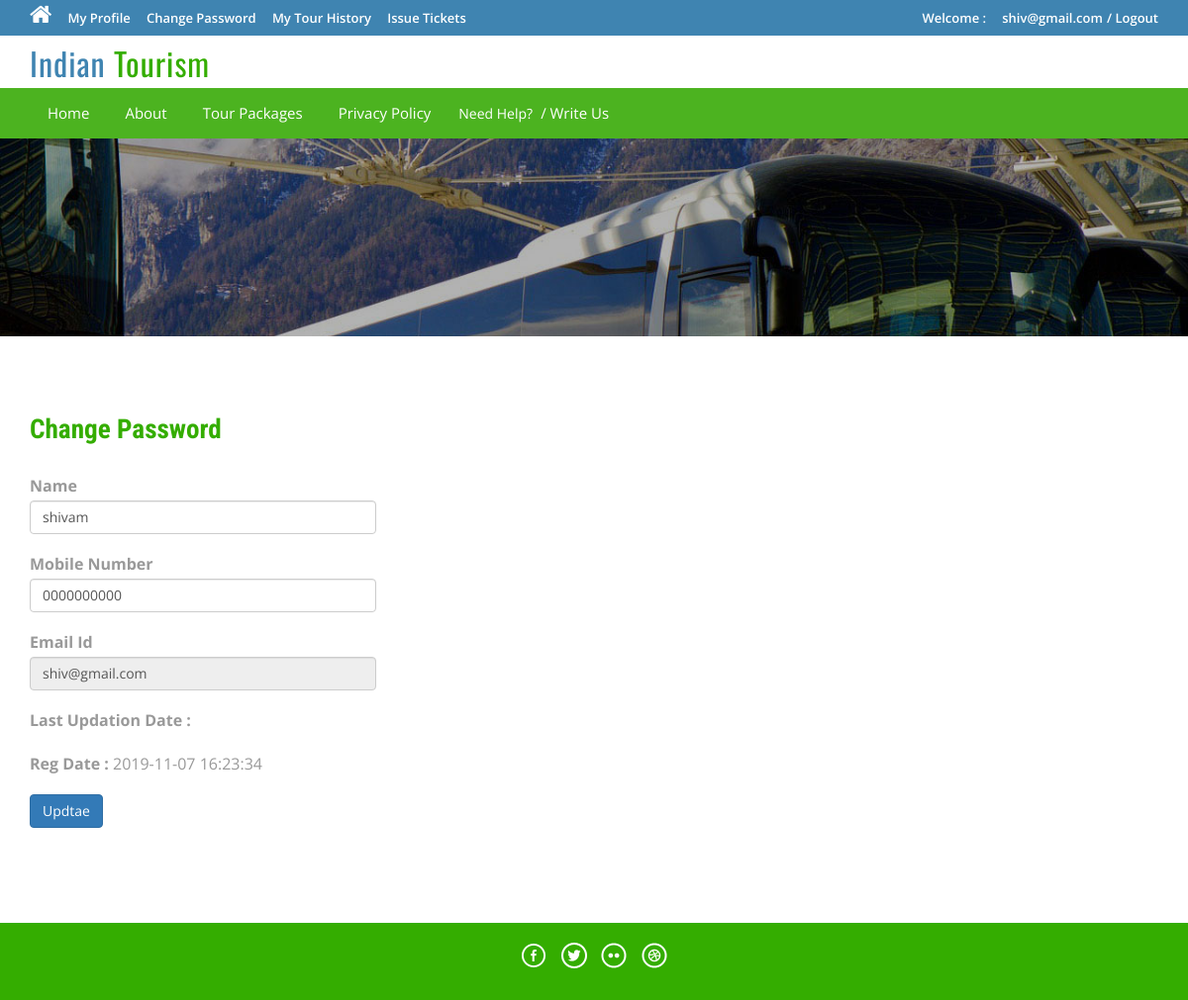
/tms/profile.php (signed in), run on the app's committed database.
### tables this page shows
CREATE TABLE `tblusers` (
  `id` int(11) NOT NULL,
  `FullName` varchar(100) DEFAULT NULL,
  `MobileNumber` char(10) DEFAULT NULL,
  `EmailId` varchar(70) DEFAULT NULL,
  `Password` varchar(100) DEFAULT NULL,
  `RegDate` timestamp NULL DEFAULT CURRENT_TIMESTAMP,
  `UpdationDate` timestamp NULL DEFAULT NULL ON UPDATE CURRENT_TIMESTAMP
);

### tms/profile.php (the view, shortened to what this page needs)
<?php
include('includes/config.php');
if(strlen($_SESSION['login'])==0)
	{
header('location:index.php');
}
else{
?>
<!DOCTYPE HTML>
<html>
<head>
<link href="css/bootstrap.css" rel='stylesheet' type='text/css' />
<link href="css/style.css" rel='stylesheet' type='text/css' />
<link href="css/font-awesome.css" rel="stylesheet">
<link href="css/animate.css" rel="stylesheet" type="text/css" media="all">
</head>
<body>
<div class="top-header">
<?php include('includes/header.php');?>
<div class="banner-1 ">
	<div class="container">
		<h1 class="wow zoomIn animated animated" data-wow-delay=".5s" style="visibility: visible; animation-delay: 0.5s; animation-name: zoomIn;"></h1>
	</div>
</div>
<div class="privacy">
	<div class="container">
		<h3 class="wow fadeInDown animated animated" data-wow-delay=".5s" style="visibility: visible; animation-delay: 0.5s; animation-name: fadeInDown;">Change Password</h3>
		<form name="chngpwd" method="post">
<?php
$useremail=$_SESSION['login'];
$sql = "SELECT * from tblusers where EmailId=:useremail";
$query = $dbh -> prepare($sql);
$query -> bindParam(':useremail',$useremail, PDO::PARAM_STR);
$query->execute();
$results=$query->fetchAll(PDO::FETCH_OBJ);
if($query->rowCount() > 0)
{
foreach($results as $result)
{	?>
	<p style="width: 350px;">
			<b>Name</b>  <input type="text" name="name" value="<?php echo htmlentities($result->FullName);?>" class="form-control" id="name" required="">
	</p>
<p style="width: 350px;">
<b>Mobile Number</b>
<input type="text" class="form-control" name="mobileno" maxlength="10" value="<?php echo htmlentities($result->MobileNumber);?>" id="mobileno"  required="">
</p>
<p style="width: 350px;">
<b>Email Id</b>
	<input type="email" class="form-control" name="email" value="<?php echo htmlentities($result->EmailId);?>" id="email" readonly>
			</p>
<p style="width: 350px;">
<b>Last Updation Date : </b>
</p>
<p style="width: 350px;">
<b>Reg Date :</b>
<?php echo htmlentities($result->RegDate);?>
			</p>
<?php }} ?>
			<p style="width: 350px;">
<button type="submit" name="submit6" class="btn-primary btn">Updtae</button>
			</p>
			</form>
	</div>
</div>
<?php include('includes/footer.php');?>
</body>
</html>
<?php } ?>

### tms/css/style.css (style rules this page uses)
html, body { font-size: 100%; background: #fff; font-family: 'Open Sans', sans-serif; }
h1,h2,h3,h4,h5,h6 { margin:0; font-family: 'Roboto Condensed', sans-serif; }
p { margin:0; }
.top-header { background-color: #3F84B1; border-bottom: 0 none; height: 36px; line-height: 35px; }
.banner-1 { background: url(../images/3.jpg)no-repeat; background-size: cover; -webkit-background-size: cover; -o-background-size: cover; -ms-background-size: cover; -moz-background-size: cover; min-height:200px; }
.banner-1 h1 { font-size: 50px; margin-bottom: 40px; padding: 1.5em 0 0; text-align: center; color: #ffffff; }
.privacy h3 { color: #34AD00; font-size: 1.7em; font-weight: 700; margin-bottom: 1em; }
.privacy { padding: 5em 0; }
.privacy p { font-size: 1em; line-height: 1.8em; color: #999; margin: 1em 0; }

### data on the page
tblusers: name "shivam", mobileno "0000000000", email "shiv@gmail.com", RegDate "2019-11-07 16:23:34"

### other printed values
$_SESSION['login'] "shiv@gmail.com"
